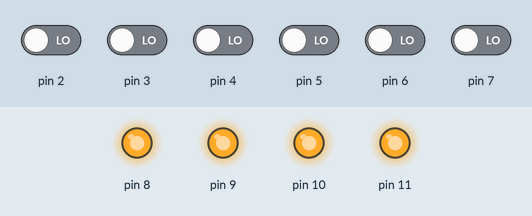
Bench run of a sketch on a simulated Arduino Uno, built with avr-gcc and run on an emulated ATmega328P. Parts: output pins drawn as LEDs (lit = HIGH). Inputs (shaded band) come from the test bench; at power-on: pin 2–7 LOW.

Above: at 1.2 s.
1.3 s: pin 2 driven HIGH
At 2.5 s:
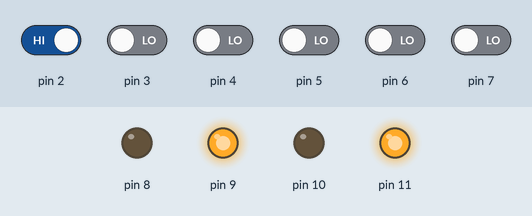
2.8 s: pin 3 driven HIGH
At 3.6 s:
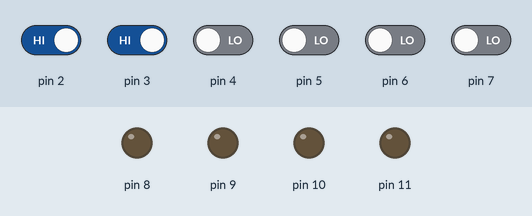
4.3 s: pin 5 driven HIGH
At 4.7 s:
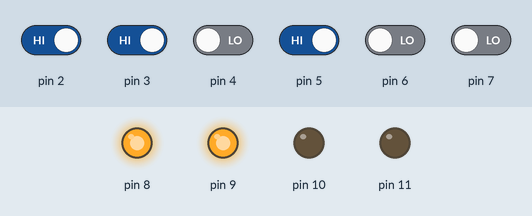
5.8 s: pin 6 driven HIGH
At 6.7 s:
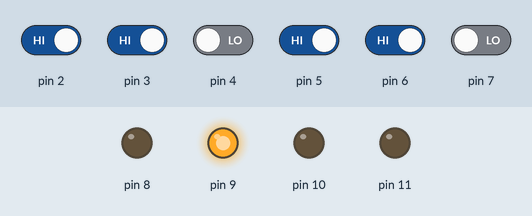
7.3 s: pin 4 driven HIGH
At 7.6 s:
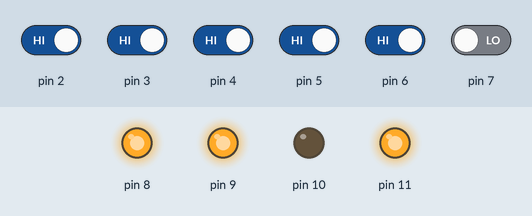
8.8 s: pin 2 driven LOW
At 9.8 s:
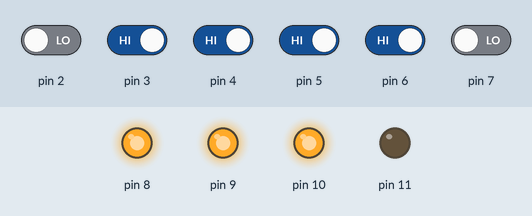
Timing chart, 0 to 11.3 s (numbered marks = the images above; inputs shaded):
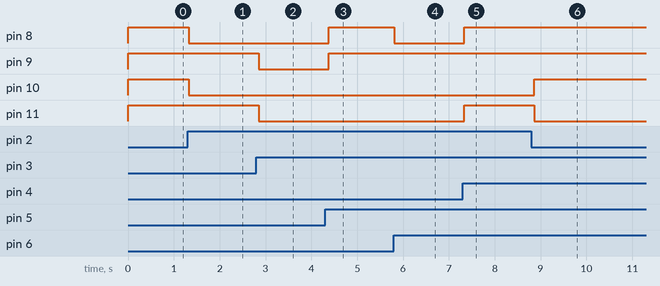

Measured:
- after the input at 1.3 s, pin 8, pin 10: HIGH → LOW at once
- after the input at 2.8 s, pin 9, pin 11: HIGH → LOW after 0.05 s
- after the input at 4.3 s, pin 8, pin 9: LOW → HIGH after 0.08 s
- after the input at 5.8 s, pin 8: HIGH → LOW at once
- after the input at 7.3 s, pin 8, pin 11: LOW → HIGH at once
- after the input at 8.8 s, pin 10: LOW → HIGH after 0.07 s; pin 11: HIGH → LOW after 0.07 s

The sketch:

io_avanzato_6in_4out.ino
```cpp
void setup() {

  // put your setup code here, to run once:
  pinMode(2,INPUT);
  pinMode(3,INPUT);
  pinMode(4,INPUT);
  pinMode(5,INPUT);
  pinMode(6,INPUT);
  pinMode(7,INPUT);

  pinMode(8,OUTPUT);
  pinMode(9,OUTPUT);
  pinMode(10,OUTPUT);
  pinMode(11,OUTPUT);

  digitalWrite(8,LOW);
  digitalWrite(9,LOW);
  digitalWrite(10,LOW);
  digitalWrite(11,LOW);

}

void loop() {
  // put your main code here, to run repeatedly:
  int p2,p3,p4,p5,p6,p7;
  int y;
  // Tabella di verità [righe][colonne]
  // colonne: 3 di input, 2 di output
  byte tabella[64][10] = {
    { 0, 0, 0, 0, 0, 0,   1, 1, 1, 1},
    { 0, 0, 0, 0, 0, 1,   1, 0, 1, 0},
    { 0, 0, 0, 0, 1, 0,   0, 1, 0, 1},
    { 0, 0, 0, 0, 1, 1,   0, 0, 0, 0},
    { 0, 0, 0, 1, 0, 0,   1, 0, 1, 0},
    { 0, 0, 0, 1, 0, 1,   1, 1, 1, 1},
    { 0, 0, 0, 1, 1, 0,   0, 1, 0, 1},
    { 0, 0, 0, 1, 1, 1,   1, 0, 1, 0},
    { 0, 0, 1, 0, 0, 0,   1, 1, 1, 0},
    { 0, 0, 1, 0, 0, 1,   1, 0, 0, 1},
    { 0, 0, 1, 0, 1, 0,   0, 1, 1, 1},
    { 0, 0, 1, 0, 1, 1,   0, 0, 1, 1},
    { 0, 0, 1, 1, 0, 0,   1, 0, 0, 0},
    { 0, 0, 1, 1, 0, 1,   1, 1, 0, 0},
    { 0, 0, 1, 1, 1, 0,   0, 1, 1, 1},
    { 0, 0, 1, 1, 1, 1,   1, 0, 1, 0},
    { 0, 1, 0, 0, 0, 0,   1, 1, 0, 0},
    { 0, 1, 0, 0, 0, 1,   1, 0, 1, 1},
    { 0, 1, 0, 0, 1, 0,   0, 1, 0, 1},
    { 0, 1, 0, 0, 1, 1,   0, 0, 0, 0},
    { 0, 1, 0, 1, 0, 0,   1, 0, 1, 0},
    { 0, 1, 0, 1, 0, 1,   1, 1, 1, 1},
    { 0, 1, 0, 1, 1, 0,   0, 1, 0, 0},
    { 0, 1, 0, 1, 1, 1,   1, 0, 1, 0},
    { 0, 1, 1, 0, 0, 0,   1, 1, 1, 1},
    { 0, 1, 1, 0, 0, 1,   1, 0, 0, 1},
    { 0, 1, 1, 0, 1, 0,   0, 1, 1, 1},
    { 0, 1, 1, 0, 1, 1,   0, 0, 1, 0},
    { 0, 1, 1, 1, 0, 0,   1, 0, 0, 0},
    { 0, 1, 1, 1, 0, 1,   1, 1, 0, 0},
    { 0, 1, 1, 1, 1, 0,   0, 1, 1, 1},
    { 0, 1, 1, 1, 1, 1,   1, 0, 1, 1},
    { 1, 0, 0, 0, 0, 0,   1, 1, 0, 0},
    { 1, 0, 0, 0, 0, 1,   1, 0, 1, 0},
    { 1, 0, 0, 0, 1, 0,   0, 1, 0, 0},
    { 1, 0, 0, 0, 1, 1,   0, 0, 0, 1},
    { 1, 0, 0, 1, 0, 0,   1, 0, 1, 0},
    { 1, 0, 0, 1, 0, 1,   1, 1, 1, 1},
    { 1, 0, 0, 1, 1, 0,   0, 1, 0, 0},
    { 1, 0, 0, 1, 1, 1,   1, 0, 1, 0},
    { 1, 0, 1, 0, 0, 0,   1, 1, 1, 1},
    { 1, 0, 1, 0, 0, 1,   1, 0, 0, 0},
    { 1, 0, 1, 0, 1, 0,   0, 1, 1, 1},
    { 1, 0, 1, 0, 1, 1,   0, 0, 1, 0},
    { 1, 0, 1, 1, 0, 0,   1, 0, 0, 1},
    { 1, 0, 1, 1, 0, 1,   1, 1, 0, 1},
    { 1, 0, 1, 1, 1, 0,   0, 1, 1, 0},
    { 1, 0, 1, 1, 1, 1,   1, 0, 1, 1},
    { 1, 1, 0, 0, 0, 0,   1, 1, 0, 0},
    { 1, 1, 0, 0, 0, 1,   1, 0, 1, 1},
    { 1, 1, 0, 0, 1, 0,   0, 1, 0, 0},
    { 1, 1, 0, 0, 1, 1,   0, 0, 0, 0},
    { 1, 1, 0, 1, 0, 0,   1, 0, 1, 1},
    { 1, 1, 0, 1, 0, 1,   1, 1, 1, 1},
    { 1, 1, 0, 1, 1, 0,   0, 1, 0, 0},
    { 1, 1, 0, 1, 1, 1,   1, 0, 1, 0},
    { 1, 1, 1, 0, 0, 0,   1, 1, 1, 0},
    { 1, 1, 1, 0, 0, 1,   1, 0, 0, 1},
    { 1, 1, 1, 0, 1, 0,   0, 1, 1, 1},
    { 1, 1, 1, 0, 1, 1,   0, 0, 1, 1},
    { 1, 1, 1, 1, 0, 0,   1, 0, 0, 0},
    { 1, 1, 1, 1, 0, 1,   1, 1, 0, 0},
    { 1, 1, 1, 1, 1, 0,   0, 1, 1, 1},
    { 1, 1, 1, 1, 1, 1,   1, 0, 1, 1}
  };

  for(y=0;y<=63;y++)
  {
    p2=digitalRead(2);
    p3=digitalRead(3);
    p4=digitalRead(4);
    p5=digitalRead(5);
    p6=digitalRead(6);
    p7=digitalRead(7);

    if(tabella[y][0]==p7 && tabella[y][1]==p6 && tabella[y][2]==p5 && tabella[y][3]==p4 && tabella[y][4]==p3 && tabella[y][5]==p2) { digitalWrite(11,tabella[y][6]); digitalWrite(10,tabella[y][7]); digitalWrite(9,tabella[y][8]); digitalWrite(8,tabella[y][9]);}
  }

  delay(100);
}
```
